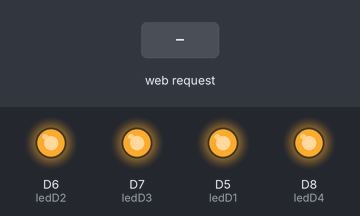
A sketch run on a simulated ESP8266 (NodeMCU). Parts: output pins drawn as LEDs (lit = HIGH). The inputs (shaded band) are chosen by the test bench. EEPROM starts erased.

Above: at 1.2 s.
1.3 s: HTTP request GET /ledD1/on received
At 2.4 s:
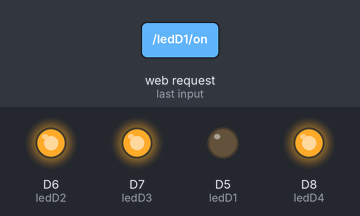
2.8 s: HTTP request GET /ledD2/on received
At 3.5 s:
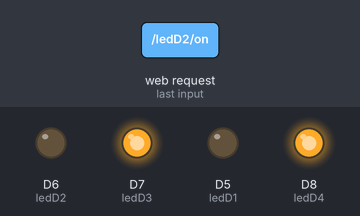
4.3 s: HTTP request GET /ledD1/off received
At 4.6 s:
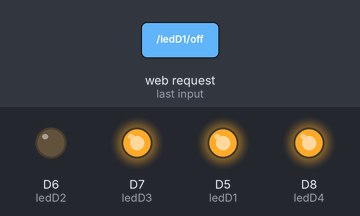
5.8 s: HTTP request GET /ledD3/on received
At 7.0 s:
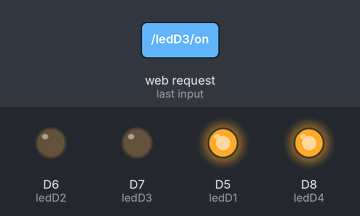
7.3 s: HTTP request GET /ledD2/off received
At 8.1 s:
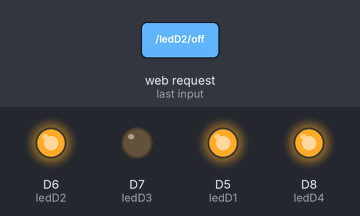
8.8 s: HTTP request GET /ledD4/on received
At 9.3 s:
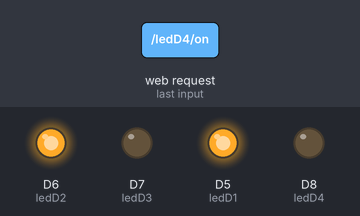
Timing chart, 0 to 11.3 s (numbered marks = the images above; inputs shaded):
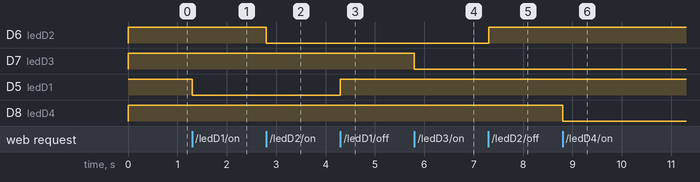

Measured:
- after the input at 1.3 s, D5 (ledD1): HIGH → LOW at once
- after the input at 2.8 s, D6 (ledD2): HIGH → LOW at once
- after the input at 4.3 s, D5 (ledD1): LOW → HIGH at once
- after the input at 5.8 s, D7 (ledD3): HIGH → LOW at once
- after the input at 7.3 s, D6 (ledD2): LOW → HIGH at once
- after the input at 8.8 s, D8 (ledD4): HIGH → LOW at once

The sketch:

PW16.ino
```cpp
#include <ESP8266WiFi.h>
#include <ESP8266WebServer.h>
#include <EEPROM.h>

const char *ssid = "Sitnikova";
const char *password = "Yekaterina";
ESP8266WebServer server(80);

#define ledD1 D5
#define ledD2 D6
#define ledD3 D7
#define ledD4 D8

int valD1 = 0;
int valD2 = 1;
int valD3 = 0;
int valD4 = 1;

void handleRoot() {
  String s = (valD1) ? "<span>LED_1 Off   " : "<span>LED_1 On   ";
  s += (valD1) ? "<a href=\"/ledD1/on\"><button style=\"background-color:#E14D4D; border-radius:28px; border:1px solid #black; font-size:17px;\">Off</button></a></span></br>" : "<a href=\"/ledD1/off\"><button style=\"background-color:#44c767; border-radius:28px; border:1px solid #black;font-size:17px;\">On</button></a></span></br>";

  s += (valD2) ? "<span>LED_2 Off   " : "<span>LED_2 On  ";
  s += (valD2) ? "<a href=\"/ledD2/on\"><button style=\"background-color:#E14D4D; border-radius:28px; border:1px solid #black; font-size:17px;\">Off</button></a></span></br>" : "<a href=\"/ledD2/off\"><button style=\"background-color:#44c767; border-radius:28px; border:1px solid #black;font-size:17px;\">On</button></a></span></br>";

  s += (valD3) ? "<span>LED_3 Off   " : "<span>LED_3 On   ";
  s += (valD3) ? "<a href=\"/ledD3/on\"><button style=\"background-color:#E14D4D; border-radius:28px; border:1px solid #black; font-size:17px;\">Off</button></a></span></br>" : "<a href=\"/ledD3/off\"><button style=\"background-color:#44c767; border-radius:28px; border:1px solid #black;font-size:17px;\">On</button></a></span></br>";

  s += (valD4) ? "<span>LED_4 Off   " : "<span>LED_4 On   ";
  s += (valD4) ? "<a href=\"/ledD4/on\"><button style=\"background-color:#E14D4D; border-radius:28px; border:1px solid #black; font-size:17px;\">Off</button></a></span>" : "<a href=\"/ledD4/off\"><button style=\"background-color:#44c767; border-radius:28px; border:1px solid #black;font-size:17px;\">On</button></a></span>";

  server.send(200, "text/html", s);
}

void setup() {
  valD1 = EEPROM.read(0);
  valD2 = EEPROM.read(2);
  valD3 = EEPROM.read(4);
  valD4 = EEPROM.read(6);

  WiFi.softAP(ssid, password);
  server.on("/", handleRoot);

  server.on("/ledD1/on", led1On);
  server.on("/ledD1/off", led1Off);

  server.on("/ledD2/on", led2On);
  server.on("/ledD2/off", led2Off);

  server.on("/ledD3/on", led3On);
  server.on("/ledD3/off", led3Off);

  server.on("/ledD4/on", led4On);
  server.on("/ledD4/off", led4Off);
  server.begin();

  pinMode(ledD1, OUTPUT);
  pinMode(ledD2, OUTPUT);
  pinMode(ledD3, OUTPUT);
  pinMode(ledD4, OUTPUT);

  digitalWrite(ledD1, valD1);
  digitalWrite(ledD2, valD2);
  digitalWrite(ledD3, valD3);
  digitalWrite(ledD4, valD4);
}

void loop() {
  server.handleClient();
}
```

ledD1.ino
```cpp
void led1On() {
  valD1 = 0;
  EEPROM.put(0, valD1);
  digitalWrite(ledD1, valD1);
  server.sendHeader("Location", String("/"), true);
  server.send ( 302, "text/plain", "");
}

void led1Off() {
  valD1 = 1;
  EEPROM.put(0, valD1);
  digitalWrite(ledD1, valD1);
  server.sendHeader("Location", String("/"), true);
  server.send ( 302, "text/plain", "");
}
```

ledD2.ino
```cpp
void led2On() {
  valD2 = 0;
  EEPROM.put(2, valD2);
  digitalWrite(ledD2, valD2);
  server.sendHeader("Location", String("/"), true);
  server.send ( 302, "text/plain", "");
}

void led2Off() {
  valD2 = 1;
  EEPROM.put(2, valD2);
  digitalWrite(ledD2, valD2);
  server.sendHeader("Location", String("/"), true);
  server.send ( 302, "text/plain", "");
}
```

ledD3.ino
```cpp
void led3On() {
  valD3 = 0;
  EEPROM.put(4, valD3);
  digitalWrite(ledD3, valD3);
  server.sendHeader("Location", String("/"), true);
  server.send ( 302, "text/plain", "");
}

void led3Off() {
  valD3 = 1;
  EEPROM.put(4, valD3);
  digitalWrite(ledD3, valD3);
  server.sendHeader("Location", String("/"), true);
  server.send ( 302, "text/plain", "");
}
```

ledD4.ino
```cpp
void led4On() {
  valD4 = 0;
  EEPROM.put(6, valD4);
  digitalWrite(ledD4, valD4);
  server.sendHeader("Location", String("/"), true);
  server.send ( 302, "text/plain", "");
}

void led4Off() {
  valD4 = 1;
  EEPROM.put(6, valD4);
  digitalWrite(ledD4, valD4);
  server.sendHeader("Location", String("/"), true);
  server.send ( 302, "text/plain", "");
}
```
